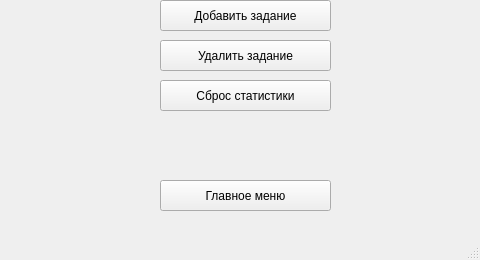
<?xml version="1.0" encoding="UTF-8"?>
<ui version="4.0">
 <class>Settings</class>
 <widget class="QMainWindow" name="Settings">
  <property name="geometry">
   <rect>
    <x>0</x>
    <y>0</y>
    <width>480</width>
    <height>260</height>
   </rect>
  </property>
  <property name="windowTitle">
   <string>MainWindow</string>
  </property>
  <widget class="QWidget" name="centralwidget">
   <widget class="QPushButton" name="pushButton">
    <property name="geometry">
     <rect>
      <x>160</x>
      <y>0</y>
      <width>171</width>
      <height>31</height>
     </rect>
    </property>
    <property name="text">
     <string>Добавить задание</string>
    </property>
   </widget>
   <widget class="QPushButton" name="pushButton_2">
    <property name="geometry">
     <rect>
      <x>160</x>
      <y>180</y>
      <width>171</width>
      <height>31</height>
     </rect>
    </property>
    <property name="text">
     <string>Главное меню</string>
    </property>
   </widget>
   <widget class="QPushButton" name="pushButton_3">
    <property name="geometry">
     <rect>
      <x>160</x>
      <y>40</y>
      <width>171</width>
      <height>31</height>
     </rect>
    </property>
    <property name="text">
     <string>Удалить задание</string>
    </property>
   </widget>
   <widget class="QPushButton" name="pushButton_4">
    <property name="geometry">
     <rect>
      <x>160</x>
      <y>80</y>
      <width>171</width>
      <height>31</height>
     </rect>
    </property>
    <property name="text">
     <string>Сброс статистики</string>
    </property>
   </widget>
  </widget>
  <widget class="QMenuBar" name="menubar">
   <property name="geometry">
    <rect>
     <x>0</x>
     <y>0</y>
     <width>480</width>
     <height>21</height>
    </rect>
   </property>
  </widget>
  <widget class="QStatusBar" name="statusbar"/>
 </widget>
 <resources/>
 <connections/>
</ui>
